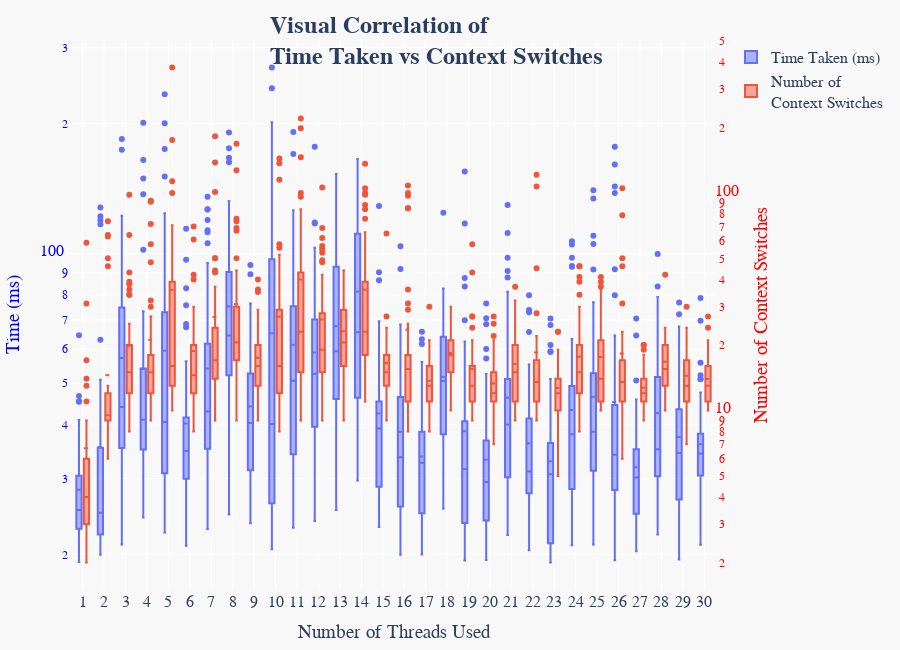

The cell this chart's notebook holds for it:
### Code cell
import plotly.express as px
import plotly.graph_objs as go


threads_df = flattened_df[flattened_df.Type == "Thread"]
ctx_switches_df = flattened_df[flattened_df.Type == "Context Switches"]

threads_data = go.Box(x=threads_df["Thread"], y=threads_df["Value"], name="Time Taken (ms)", boxmean=True)
ctx_switches_data = go.Box(x=ctx_switches_df["Thread"], y=ctx_switches_df["Value"], name="Number of<br>Context Switches", boxmean=True, yaxis="y2")


# fig = px.box(flattened_df, x="Thread", y="Value", color="Type", boxmode="group", points="suspectedoutliers", log_y=True)
fig = go.Figure(data=[threads_data, ctx_switches_data])
fig.update_traces(quartilemethod="inclusive", boxmean=True) # or "inclusive", or "linear" by default
fig.update_layout(
    boxgap=0.3,
    boxmode='group',
    xaxis=dict(zeroline=True, gridcolor="white", showgrid=True, zerolinecolor="white", ),
    yaxis=dict(gridcolor="white", zeroline=True, showgrid=True, zerolinecolor="white", color="blue"),
    paper_bgcolor="rgb(248,248,248)",
    plot_bgcolor="rgb(248,248,248)",
    title=dict(
      text="<b>Visual Correlation of<br>Time Taken vs Context Switches</b>",
      x=0.3, 
      y=0.95,
      font=dict(
        family="Times New Roman, serif",
        size=24),
      ),
    xaxis_title="Number of Threads Used",
    yaxis_title="Time (ms)",
    margin=dict(l=40, r=40, t=40, b=40),
    font=dict(family="Times New Roman, serif", size=16),
    height=650,
    width=None,
    yaxis2=dict(
        title="Number of Context Switches",
        overlaying="y",
        side="right",
        showgrid=False,
        zeroline=False,
        type="log",
        color="red"
    )


)
fig.update_yaxes(minor_ticks="inside",
                  minor=dict(
                    ticklen=6, 
                    tickcolor="black", 
                    tickmode='auto', 
                    nticks=10, 
                    showgrid=True
                    ),
                    type="log"
                )
fig.show(config={"responsive": True})

### Figure 1 — Plotly figure (JSON) as saved in the notebook; plotly's stock layout.template omitted (floating-point values rounded to 4 significant figures; data arrays with more than 128 entries replaced by an {"elided": "..."} marker saying what was removed)
{"data": [{"boxmean": true, "name": "Time Taken (ms)", "quartilemethod": "inclusive", "type": "box", "x": {"elided": "1500 str values"}, "y": {"elided": "1500 float values"}}, {"boxmean": true, "name": "Number of<br>Context Switches", "quartilemethod": "inclusive", "type": "box", "x": {"elided": "1500 str values"}, "y": {"elided": "1500 int values"}, "yaxis": "y2"}], "layout": {"boxgap": 0.3, "boxmode": "group", "font": {"family": "Times New Roman, serif", "size": 16}, "height": 650, "margin": {"b": 40, "l": 40, "r": 40, "t": 40}, "paper_bgcolor": "rgb(248,248,248)", "plot_bgcolor": "rgb(248,248,248)", "title": {"font": {"family": "Times New Roman, serif", "size": 24}, "text": "<b>Visual Correlation of<br>Time Taken vs Context Switches</b>", "x": 0.3, "y": 0.95}, "xaxis": {"gridcolor": "white", "showgrid": true, "title": {"text": "Number of Threads Used"}, "zeroline": true, "zerolinecolor": "white"}, "yaxis": {"color": "blue", "gridcolor": "white", "minor": {"nticks": 10, "showgrid": true, "tickcolor": "black", "ticklen": 6, "tickmode": "auto", "ticks": "inside"}, "showgrid": true, "title": {"text": "Time (ms)"}, "type": "log", "zeroline": true, "zerolinecolor": "white"}, "yaxis2": {"color": "red", "minor": {"nticks": 10, "showgrid": true, "tickcolor": "black", "ticklen": 6, "tickmode": "auto", "ticks": "inside"}, "overlaying": "y", "showgrid": false, "side": "right", "title": {"text": "Number of Context Switches"}, "type": "log", "zeroline": false}}}
